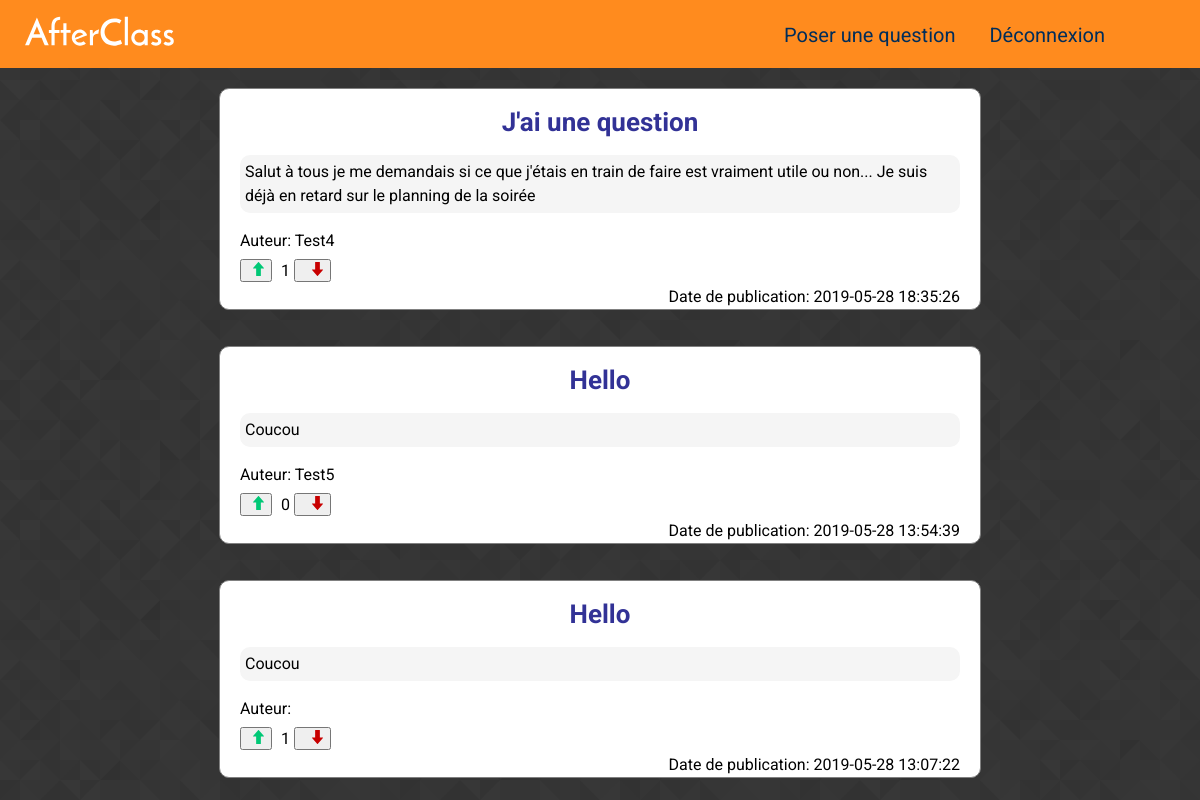
/home.php (signed in), run on the app's committed database.
### tables this page shows
CREATE TABLE `posts` (
  `id` int(11) NOT NULL,
  `title` varchar(50) NOT NULL,
  `content` longtext NOT NULL,
  `author` varchar(20) NOT NULL,
  `date` timestamp NOT NULL DEFAULT CURRENT_TIMESTAMP
);

### assets/config/bootstrap.php (called while the page is built, shortened)
<?php
require __DIR__ . '/classes/post_object.php';
require __DIR__ . '/classes/vote.php';
$post = new Post();
$vote = new Vote();

### assets/config/classes/post_object.php (called while the page is built, shortened)
<?php
class Post
{
    function getAll(PDO $con)
    {
        $req = $con->query('SELECT * FROM posts ORDER BY date DESC');
        return $req->fetchAll(PDO::FETCH_ASSOC);
    }
}

### assets/config/classes/vote.php (called while the page is built, shortened)
<?php
class Vote {
	public function count(PDO $con, $ref_id, $ref) {
		$req = $con->query('SELECT COUNT(*) FROM votes WHERE (ref="' . $ref . '" AND ref_id="' . $ref_id .'" AND vote="up")');
		$up = $req->fetch(PDO::FETCH_ASSOC)['COUNT(*)'];
		$req = $con->query('SELECT COUNT(*) FROM votes WHERE (user="' . $_SESSION['user']['username'] . '" AND ref="' . $ref . '" AND ref_id="' . $ref_id .'" AND vote="down")');
		$down = $req->fetch(PDO::FETCH_ASSOC)['COUNT(*)'];
		return $up-$down;
	}
}

### home.php (the view, shortened to what this page needs)
<?php
require 'assets/config/bootstrap.php';
include 'assets/inc/header.php';
?>
<?php
$post->deletePost($pdo);
if(isset($_SESSION['message'])) {?>
<?php }
foreach ($post->getALL($pdo) as $post): ?>
  <article  class="post">
    <a href='post.php?id=<?=$post["id"]?>'> <h2 class="postTitle"> <?= $post['title']?> </h2> </a>
    <p class="postContent"><?= htmlentities($post['content']) ?></p>
      <h3 class="postAuthor" >Auteur: <?= $post['author'] ?></h3>
      <div class="likes-container">
          <div class="likes">
              <form action="home.php?voteUp&idVote=<?=$post["id"]?>" method="post">
                  <button type="submit" href=""><img src="./assets/images/up.svg" alt="up"></button>
              </form>
              <span class="likes-numbers"><?= $vote->count($pdo, $post['id'], 'post')?></span>
              <form action="home.php?voteDown&idVote=<?=$post["id"]?>" method="post">
                  <button type="submit"><span class="likes-numbers"></span><img src="./assets/images/down.svg" alt="down"></button>
              </form>
          </div>
      </div>
    <h4 class="postDate" >Date  de publication: <?= $post['date'] ?></h4>
  </article>
  <br>
<?php  endforeach;
include 'assets/inc/footer.php';

### assets/css/main.css (style rules this page uses)
:root { --orange: #FF8B1E; --blue: #002D5A; }
a { color: var(--blue); text-decoration: none; }
.post { width: 60vw; margin-right: auto; margin-left: auto; margin-top: 20px; padding: 20px; border: solid 1px gray; border-radius: 10px; background: white; }
.postTitle { color: rgb(50,50,150); font-size: 26px; font-weight: bold; text-align: center; margin-bottom: 20px; }
.postContent { line-height: 1.5; background: rgb(245,245,245); padding: 5px; margin-bottom: 20px; border-radius: 10px; }
.postAuthor { display: inline-block; }
.postDate { float: right; }
body { font-family: 'Roboto'; background: url("../images/prism.png") repeat; }
.likes-container { height: 30px; width: 100px; margin-top: 10px; }
.likes-container img { margin-left: 5px; }
.likes-numbers { padding-left: 5px; }
form { display: inline-block; }

### data on the page
posts: title "J'ai une question", content "Salut à tous je me demandais si ce que j'étais en train de faire est vraiment utile ou non... Je suis déjà en retard sur le planning de la soirée", author "Test4", count "1", date "2019-05-28 18:35:26"
posts: title "Hello", content "Coucou", author "Test5", count "0", date "2019-05-28 13:54:39"
posts: title "Hello", content "Coucou", count "1", date "2019-05-28 13:07:22"
